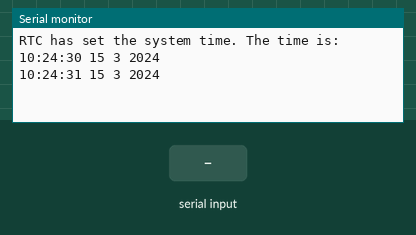
Simulated run of this sketch. Board: Arduino Uno, built with avr-gcc and run on an emulated ATmega328P. On the bench: the last lines printed to the serial monitor. The inputs (shaded band) are chosen by the test bench. The local clock reads 2024-03-15 10:24:30 at power-on unless the sketch sets it.

Above: at 1.2 s.
1.3 s: "90,45,200,10\n" received over Serial
At 4.1 s:
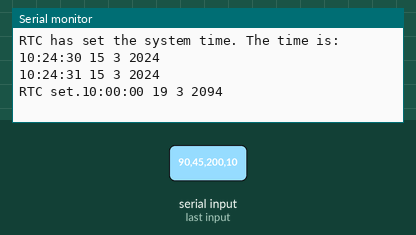
4.3 s: "90,45,200,10,150,30\n" received over Serial
At 4.7 s:
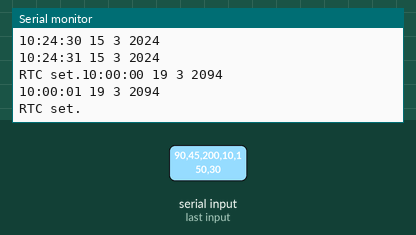
5.8 s: "s90\n" received over Serial
At 6.2 s:
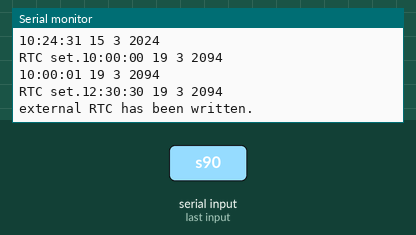
Timing chart, 0 to 8.8 s (numbered marks = the images above; inputs shaded):
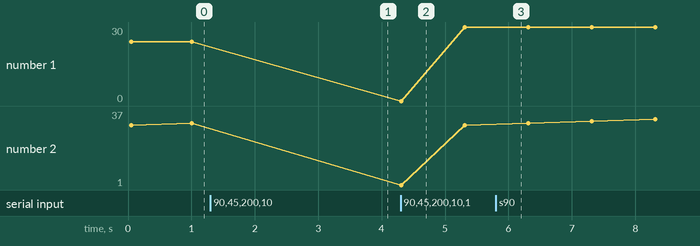

Measured:
- after the input at 1.3 s, the serial monitor: prints a new line after 2.0 s (image 1)
- after the input at 4.3 s, the serial monitor: prints a new line at once (image 2)
- after the input at 5.8 s, the serial monitor: prints a new line at once (image 3)
- plotted number 1: 24 → 30 after the input at 4.3 s
- plotted number 2: 31 → 30 after the input at 4.3 s

The sketch:

TimeRTC_DS3232_Synchronizer.ino
```cpp
// (licence header left out)
/*

RTC synchronizer:

 How to use:

 Plug in a module with the correct time, reset the Arduino.
 Remove module, plugin another, send 's' over serial monitor
 and wait 2 seconds, the time will have been
 synchronized. If no clock is available, set the time manually using the
 serial monitor:

 * Set the date and time by entering the following on the Arduino       *
 * serial monitor:                                                      *
 *    year,month,day,hour,minute,second,                                *
 *                                                                      *
 * Where                                                                *
 *    year can be two or four digits,                                   *
 *    month is 1-12,                                                    *
 *    day is 1-31,                                                      *
 *    hour is 0-23, and                                                 *
 *    minute and second are 0-59.
 *    example: 2016,3,4,11,43,15
 */

#include <DS3232RTC.h>    //http://github.com/JChristensen/DS3232RTC
#include <Time.h>         //http://www.arduino.cc/playground/Code/Time
#include <Wire.h>         //http://arduino.cc/en/Reference/Wire (included with Arduino IDE)

int inSync = 0;
time_t t;
void setup(void)
{
  Serial.begin(9600);
  setSyncProvider(RTC.get);   // the function to get the time from the RTC
  if(timeStatus() != timeSet)
    Serial.println("Unable to sync with the RTC");
  else
  {
    Serial.println("RTC has set the system time. The time is: ");
    digitalClockDisplay();
    inSync = 1;
  }
    setSyncInterval(36000);    //zeit alle 100 minuten synchronisieren mit RTC


}

long timestamp=0;
tmElements_t tm;

void loop(void)
{
  if(Serial.available())
  {
    if(Serial.peek() == 's') //synchronize arduino updates external RTC
    {
      while (Serial.available() > 0) Serial.read();
      if(inSync)
      {
        RTC.set(now());
        Serial.println("external RTC has been written.");
      }
    }
  }
  if (Serial.available() >= 12) {
    //note that the tmElements_t Year member is an offset from 1970,
    //but the RTC wants the last two digits of the calendar year.
    //use the convenience macros from Time.h to do the conversions.
    int y = Serial.parseInt();
    if (y >= 1000)
      tm.Year = CalendarYrToTm(y);
    else    //(y < 100)
    tm.Year = y2kYearToTm(y);
    tm.Month = Serial.parseInt();
    tm.Day = Serial.parseInt();
    tm.Hour = Serial.parseInt();
    tm.Minute = Serial.parseInt();
    tm.Second = Serial.parseInt();
    t = makeTime(tm);
    RTC.set(t);        //use the time_t value to ensure correct weekday is set
    setTime(t);
    Serial.print("RTC set.");
    //dump any extraneous input
    while (Serial.available() > 0) Serial.read();
  }

  //output the time every second:
  if(millis()-timestamp >= 1000)
  {
    timestamp = millis();
    digitalClockDisplay();
  }

}

void digitalClockDisplay(void)
{
  // digital clock display of the time
  Serial.print(hour());
  printDigits(minute());
  printDigits(second());
  Serial.print(' ');
  Serial.print(day());
  Serial.print(' ');
  Serial.print(month());
  Serial.print(' ');
  Serial.print(year());
  Serial.println();
}

void printDigits(int digits)
{
  // utility function for digital clock display: prints preceding colon and leading 0
  Serial.print(':');
  if(digits < 10)
    Serial.print('0');
  Serial.print(digits);
}
```
